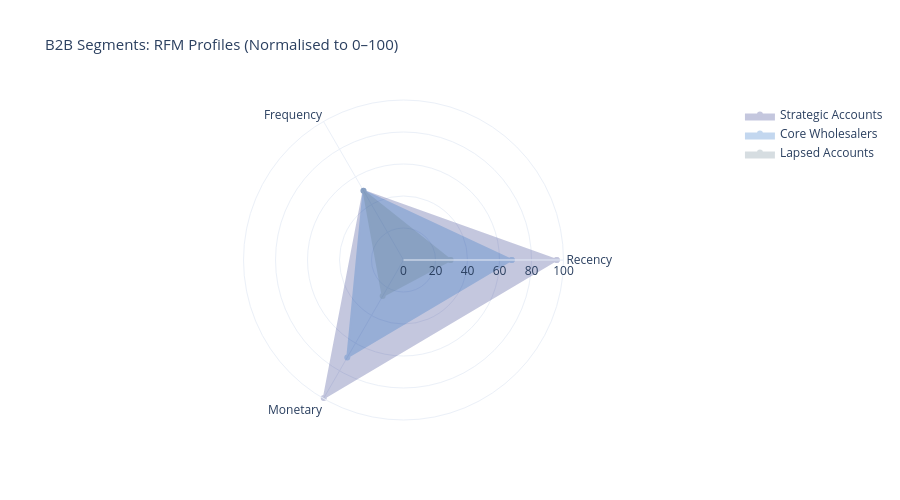

The notebook cell saved with this chart:
### Markdown cell above
### 6.5 B2B Segment Visualisations

### Code cell
# ── Radar chart: B2B segment RFM profiles ────────────────────────────────────
radar_b2b = b2b_rfm.groupby('Segment')[['R_score', 'F_score', 'M_score']].mean()
radar_b2b_norm = (radar_b2b - 1.0) / 4.0 * 100.0

fig_b2b_radar = go.Figure()
b2b_seg_order = ['Strategic Accounts', 'Core Wholesalers', 'Lapsed Accounts']

for seg in b2b_seg_order:
    if seg not in radar_b2b_norm.index:
        continue
    vals = list(radar_b2b_norm.loc[seg]) + [radar_b2b_norm.loc[seg].iloc[0]]
    fig_b2b_radar.add_trace(go.Scatterpolar(
        r=vals, theta=theta, fill='toself', name=seg,
        line=dict(color=B2B_COLORS[seg], width=2),
        fillcolor=B2B_COLORS[seg], opacity=0.25,
    ))

fig_b2b_radar.update_layout(
    polar=dict(radialaxis=dict(visible=True, range=[0, 100])),
    title=dict(text='B2B Segments: RFM Profiles (Normalised to 0–100)', font=dict(size=15)),
    showlegend=True, height=500, template='plotly_white',
)
fig_b2b_radar.show()

### Figure 1 — Plotly figure (JSON) as saved in the notebook; plotly's stock layout.template omitted (floating-point values rounded to 4 significant figures)
{"data": [{"fill": "toself", "fillcolor": "#1a237e", "line": {"color": "#1a237e", "width": 2}, "name": "Strategic Accounts", "opacity": 0.25, "r": [95.78, 50, 99.68, 95.78], "theta": ["Recency", "Frequency", "Monetary", "Recency"], "type": "scatterpolar"}, {"fill": "toself", "fillcolor": "#1565c0", "line": {"color": "#1565c0", "width": 2}, "name": "Core Wholesalers", "opacity": 0.25, "r": [67.65, 50, 70.29, 67.65], "theta": ["Recency", "Frequency", "Monetary", "Recency"], "type": "scatterpolar"}, {"fill": "toself", "fillcolor": "#607d8b", "line": {"color": "#607d8b", "width": 2}, "name": "Lapsed Accounts", "opacity": 0.25, "r": [29.39, 50, 26.06, 29.39], "theta": ["Recency", "Frequency", "Monetary", "Recency"], "type": "scatterpolar"}], "layout": {"height": 500, "polar": {"radialaxis": {"range": [0, 100], "visible": true}}, "showlegend": true, "title": {"font": {"size": 15}, "text": "B2B Segments: RFM Profiles (Normalised to 0–100)"}}}
